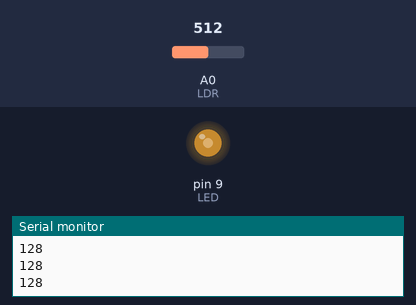
A sketch run on a simulated Arduino Uno, built with avr-gcc and run on an emulated ATmega328P. On the bench: output pins drawn as LEDs (lit = HIGH), the last lines printed to the serial monitor. The test bench sets the inputs (shaded band); at power-on: A0 (LDR) = 512.

Above: at 1.2 s.
1.3 s: A0 (LDR) set to 306
At 1.9 s:
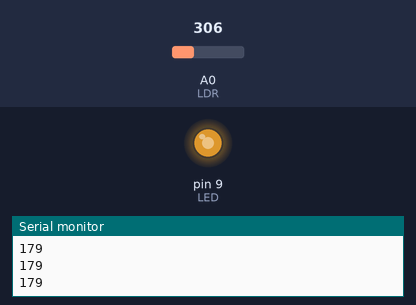
2.9 s: A0 (LDR) set to 122
At 4.2 s:
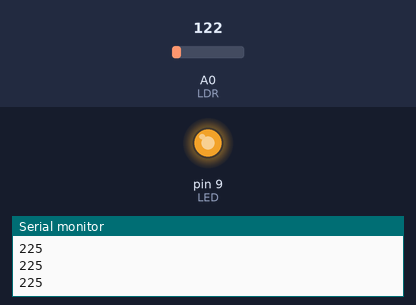
4.5 s: A0 (LDR) set to 900
At 5.7 s:
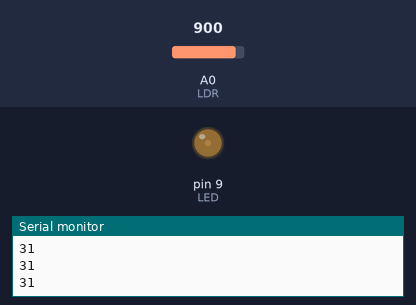
6.1 s: A0 (LDR) set to 1023
At 7.0 s:
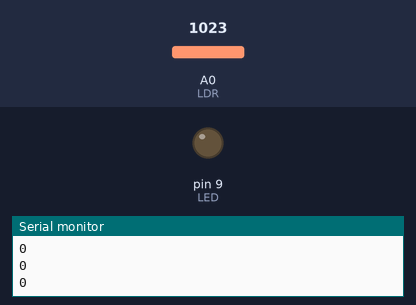
7.7 s: A0 (LDR) set to 511
At 8.3 s:
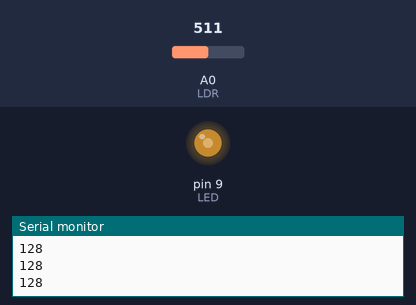
Timing chart, 0 to 10.3 s (numbered marks = the images above; inputs shaded):
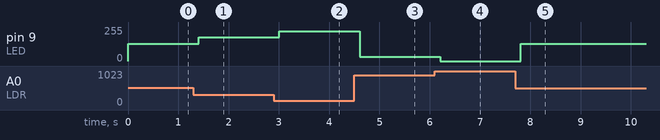

Measured:
- after the input at 1.3 s, pin 9 (LED): 128/255 → 179/255 after 0.10 s
- after the input at 2.9 s, pin 9 (LED): 179/255 → 225/255 after 0.11 s
- after the input at 4.5 s, pin 9 (LED): 225/255 → 31/255 after 0.11 s
- after the input at 6.1 s, pin 9 (LED): 31/255 → 0/255 after 0.11 s
- after the input at 7.7 s, pin 9 (LED): 0/255 → 128/255 after 0.11 s

The sketch:

EX3.1.ino
```cpp
int LDR = A0;
int LUZ = 0;
int LED = 9;
int INTENSIDAD = 0;

void setup() {
  // put your setup code here, to run once:
  pinMode(LDR, INPUT);
  pinMode(LED, OUTPUT);
  Serial.begin(9600);
}

void loop() {
  // put your main code here, to run repeatedly:

  LUZ = analogRead(LDR);

  INTENSIDAD = map(LUZ, 0, 1023, 0, 255);

  analogWrite(LED, 255-INTENSIDAD);

  Serial.println(255-INTENSIDAD);
  delay(200);
}
```
